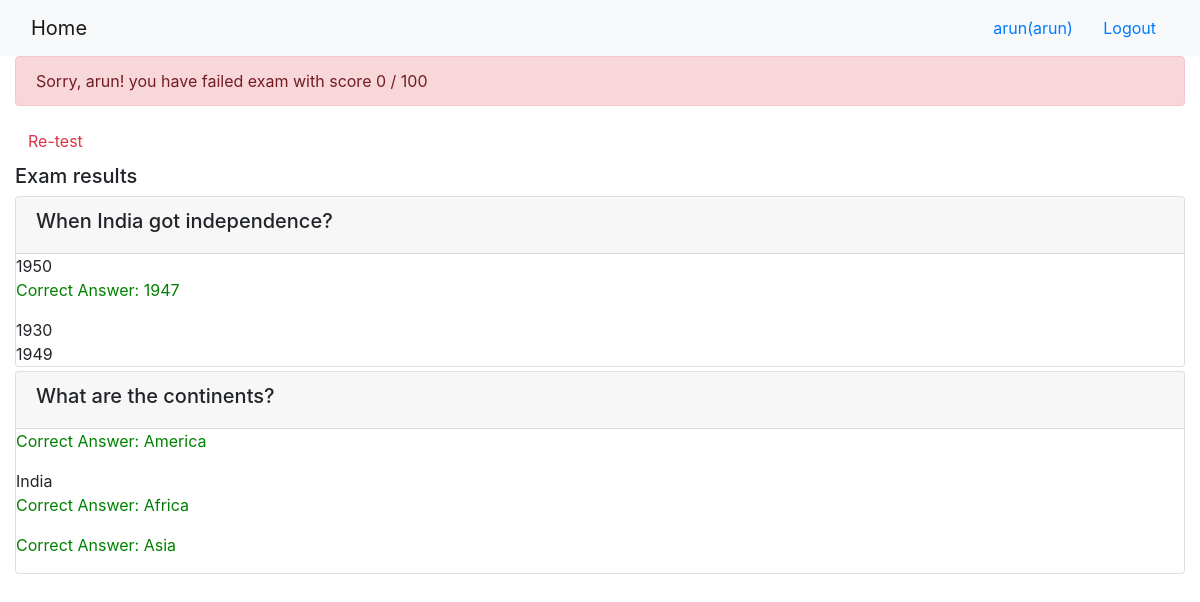
The app's page /onlinecourse/1/submission/1/result/ (signed in) with its own data.
### onlinecourse/models.py (models this page shows, shortened)
class Question(models.Model):
    lesson = models.ForeignKey(Lesson, on_delete=models.CASCADE)
    question_text = models.CharField(max_length=200)
    grade = models.IntegerField(default=0)

class Choice(models.Model):
    choice_text = models.CharField(max_length=200)
    is_correct = models.IntegerField(default=0)
    question = models.ForeignKey(Question, on_delete=models.CASCADE)

### onlinecourse/views.py (the view)
# urls.py: path('<int:course_id>/submission/<int:submission_id>/result/', views.show_exam_result, name='show_exam_result'),
def show_exam_result(request, course_id, submission_id):
    course = get_object_or_404(Course, pk=course_id)
    submission = get_object_or_404(Submission, pk=submission_id)
    choices = submission.choices.get_queryset()
    total = 0
    for i in choices:
        if(i.is_correct == 1):
            total += 1
    print(total)
    context = {}
    context['course'] = course
    context['selected_ids'] = choices
    context['grade'] = int(total/4 * 100)
    print(context['grade'])
    return render(request, 'onlinecourse/exam_result_bootstrap.html',context)

### onlinecourse/templates/onlinecourse/exam_result_bootstrap.html (shortened to what this page needs)
<!DOCTYPE html>
<html lang="en">
<head>
    {% load static %}
    <link rel="stylesheet" href="https://maxcdn.bootstrapcdn.com/bootstrap/4.5.2/css/bootstrap.min.css">
</head>
<body>
 <nav class="navbar navbar-light bg-light">
    <div class="container-fluid">
        <div class="navbar-header">
              <a class="navbar-brand" href="{% url 'onlinecourse:index' %}">Home</a>
        </div>
        <ul class="nav navbar-nav navbar-right">
            {% if user.is_authenticated %}
            <li>
                <a class="btn btn-link" href="#">{{ user.first_name }}({{ user.username }})</a>
                <a class="btn btn-link" href="{% url 'onlinecourse:logout' %}">Logout</a>
            </li>
            {% endif %}
        </ul>
    </div>
</nav>
<div class="container-fluid">
    {% if grade > 80 %}
    <div class="alert alert-success">
       Congratulations, {{user.first_name}}! you have passed the exam and completed the course with score {{grade}} / 100
    </div>
        {% else %}
        <div class="alert alert-danger">
            Sorry, {{user.first_name}}! you have failed exam with score {{grade}} / 100
        </div>
        <a class="btn btn-link text-danger" href="{% url 'onlinecourse:course_details' course.id %}">Re-test</a>
        {% endif %}
        <div class="card-columns-vertical mt-1">
        <h5 class="">Exam results</h5>
            {% for lesson in course.lesson_set.all %}
                {% for question in lesson.question_set.all %}
                        <div class="card mt-1">
                            <div class="card-header"><h5>{{ question.question_text }}</h5></div>
                                {% for choice in question.choice_set.all %}
                                    <label class="form-check-label">
                                       {% if choice.is_correct %}
                                            <p style="color:green">Correct Answer: {{ choice.choice_text }}</p>
                                       {% else %}
                                            {{ choice.choice_text }}
                                            {% endif %}
                                    </label>
                                {% endfor %}
                            </div>
                        </div>
                {% endfor %}
                {% endfor %}
</body>
</html>

### records on screen
Question: question_text "When India got independence?"
Choice: choice_text "1950"
Choice: choice_text "1947"
Choice: choice_text "1930"
Choice: choice_text "1949"
Question: question_text "What are the continents?"
Choice: choice_text "America"
Choice: choice_text "India"
Choice: choice_text "Africa"
Choice: choice_text "Asia"

### other values on screen
{{ user.first_name }} "arun"
{{ user.username }} "arun"
{{ grade }} "0"
